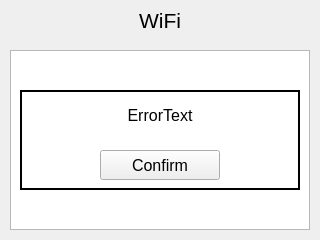
<?xml version="1.0" encoding="UTF-8"?>
<ui version="4.0">
 <class>WifiForm</class>
 <widget class="QWidget" name="WifiForm">
  <property name="geometry">
   <rect>
    <x>0</x>
    <y>0</y>
    <width>320</width>
    <height>240</height>
   </rect>
  </property>
  <widget class="QWidget" name="settingsHead" native="true">
   <property name="geometry">
    <rect>
     <x>0</x>
     <y>0</y>
     <width>320</width>
     <height>40</height>
    </rect>
   </property>
   <property name="autoFillBackground">
    <bool>false</bool>
   </property>
   <widget class="QLabel" name="settingLabel">
    <property name="geometry">
     <rect>
      <x>0</x>
      <y>0</y>
      <width>320</width>
      <height>40</height>
     </rect>
    </property>
    <property name="sizePolicy">
     <sizepolicy hsizetype="Expanding" vsizetype="Expanding">
      <horstretch>0</horstretch>
      <verstretch>0</verstretch>
     </sizepolicy>
    </property>
    <property name="font">
     <font>
      <family>Ubuntu</family>
      <pointsize>16</pointsize>
     </font>
    </property>
    <property name="text">
     <string>WiFi</string>
    </property>
    <property name="alignment">
     <set>Qt::AlignCenter</set>
    </property>
   </widget>
   <widget class="QPushButton" name="back">
    <property name="geometry">
     <rect>
      <x>0</x>
      <y>0</y>
      <width>50</width>
      <height>40</height>
     </rect>
    </property>
    <property name="sizePolicy">
     <sizepolicy hsizetype="Preferred" vsizetype="Expanding">
      <horstretch>0</horstretch>
      <verstretch>0</verstretch>
     </sizepolicy>
    </property>
    <property name="font">
     <font>
      <pointsize>14</pointsize>
     </font>
    </property>
    <property name="text">
     <string/>
    </property>
    <property name="icon">
     <iconset resource="icons.qrc">
      <normaloff>:/settings/icons/arrow_left_white.svg</normaloff>:/settings/icons/arrow_left_white.svg</iconset>
    </property>
    <property name="iconSize">
     <size>
      <width>18</width>
      <height>18</height>
     </size>
    </property>
    <property name="flat">
     <bool>true</bool>
    </property>
   </widget>
  </widget>
  <widget class="QListWidget" name="list">
   <property name="geometry">
    <rect>
     <x>10</x>
     <y>50</y>
     <width>300</width>
     <height>180</height>
    </rect>
   </property>
   <property name="horizontalScrollBarPolicy">
    <enum>Qt::ScrollBarAlwaysOff</enum>
   </property>
  </widget>
  <widget class="QFrame" name="popUp">
   <property name="geometry">
    <rect>
     <x>20</x>
     <y>90</y>
     <width>280</width>
     <height>100</height>
    </rect>
   </property>
   <property name="styleSheet">
    <string notr="true">QWidget#popUp {
background-color: rgb(255, 255, 255);
 }
</string>
   </property>
   <property name="frameShape">
    <enum>QFrame::Box</enum>
   </property>
   <property name="frameShadow">
    <enum>QFrame::Plain</enum>
   </property>
   <property name="lineWidth">
    <number>2</number>
   </property>
   <widget class="QLabel" name="errorText">
    <property name="geometry">
     <rect>
      <x>10</x>
      <y>10</y>
      <width>260</width>
      <height>30</height>
     </rect>
    </property>
    <property name="minimumSize">
     <size>
      <width>260</width>
      <height>0</height>
     </size>
    </property>
    <property name="maximumSize">
     <size>
      <width>260</width>
      <height>16777215</height>
     </size>
    </property>
    <property name="font">
     <font>
      <pointsize>12</pointsize>
     </font>
    </property>
    <property name="text">
     <string>ErrorText</string>
    </property>
    <property name="alignment">
     <set>Qt::AlignCenter</set>
    </property>
    <property name="wordWrap">
     <bool>true</bool>
    </property>
   </widget>
   <widget class="QPushButton" name="confirm">
    <property name="geometry">
     <rect>
      <x>80</x>
      <y>60</y>
      <width>120</width>
      <height>30</height>
     </rect>
    </property>
    <property name="font">
     <font>
      <pointsize>12</pointsize>
     </font>
    </property>
    <property name="text">
     <string>Confirm</string>
    </property>
   </widget>
  </widget>
 </widget>
 <resources>
  <include location="icons.qrc"/>
 </resources>
 <connections/>
</ui>
